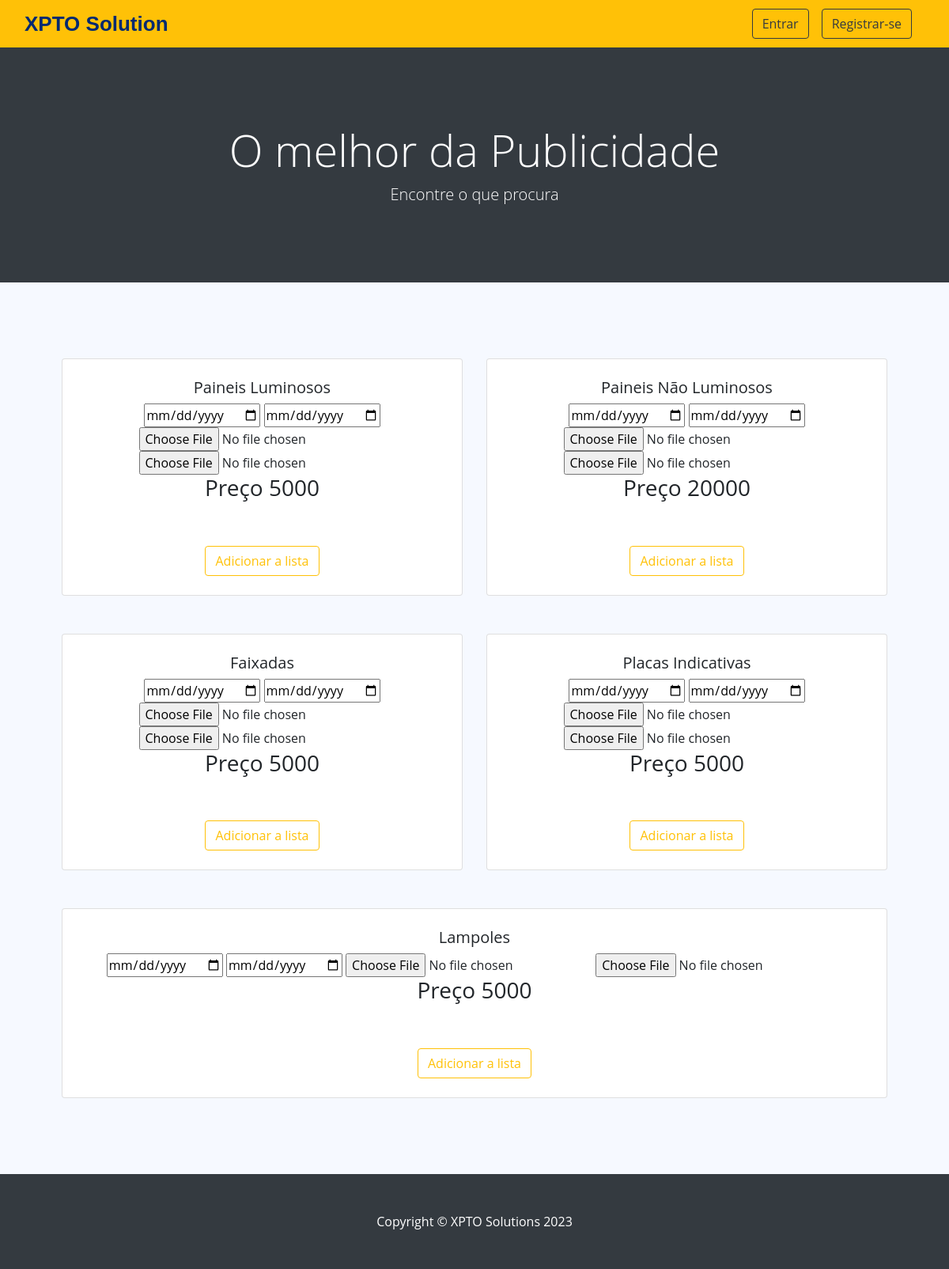
The page / on the database its author committed.
### tables this page shows
CREATE TABLE `outdoor` (
  `id` int(11) NOT NULL,
  `tipo` varchar(50) NOT NULL,
  `preco` float NOT NULL,
  `idComuna` int(11) NOT NULL,
  `estado` varchar(50) NOT NULL DEFAULT 'Disponivel',
  `eliminado` varchar(10) NOT NULL DEFAULT 'nao',
  `idUsuario` int(11) NOT NULL
);

### controllers/OutdoorController.php (called while the page is built, shortened)
<?php
require_once __DIR__ . '/../services/OutdoorService.php';
class OutdoorController {
    private $outdorServer = NULL;
    public function __construct() {
        $this->outdorServer = new OutdoorService();
    }
    public function showOutdoors() {
        $listaOutdoors = $this->outdorServer->selectAll();
        include __DIR__ . '/../views/outdoors.php';
    }
}

### index.php (called while the page is built, shortened)
<?php
$rotas = new Rotas();
$rotas->requestHandle();
?>

### dbconfig/DbConnection.php (called while the page is built)
<?php
class DbConnection {
    private static $instance = NULL;
    public static function getInstance() {
        if (!isset(self::$instance)) {
            try {
                self:: $instance = new PDO("mysql:host=localhost;dbname=outdoorgest", 'root', '');
                self:: $instance->setAttribute(PDO::ATTR_ERRMODE, PDO::ERRMODE_EXCEPTION);
            } catch (PDOException $e) {
                echo $e->getMessage();
            }
        }
        return self::$instance;
    }
}

### services/OutdoorService.php (called while the page is built, shortened)
<?php
require_once __DIR__ . '/../repositories/OutdoordRepository.php';
class OutdoorService implements IOutdoorService {
    private $outdoorRepository = null;
    public function __construct() {
        $this->outdoorRepository = new OutdoordRepository();
    }
    public function selectAll() {
        return $this->outdoorRepository->selectAll();
    }
}

### repositories/OutdoordRepository.php (called while the page is built, shortened)
<?php
require_once __DIR__ . '/../dbconfig/DbConnection.php';
require_once __DIR__ . '/../models/OutdoorModel.php';
class OutdoordRepository implements IOutdoorRepository{
     private $db;
    public function __construct() {
        $this->db = DbConnection::getInstance();
    }
    public function selectAll() {
        try {
            $stmt = $this->db->prepare("SELECT o.id, o.tipo, `preco`,c.nome `idComuna`, `estado`, o.eliminado, u.username `idUsuario`  FROM outdoor o join usuario u  on u.id = o.idUsuario join comuna c on c.id = o.idComuna WHERE o.eliminado <> 'Sim'");
            $stmt->execute();
            $outdoors = $stmt->fetchAll();
            $listaOutdoor = array();
            foreach ($outdoors as $cada) {
                $listaOutdoor[] = new OutdoorModel($cada['id'], $cada['tipo'], $cada['preco'],$cada['idComuna'], $cada['estado'], $cada['eliminado'], $cada['idUsuario']);
            }
            return $listaOutdoor;
        } catch (PDOException $e) {
            echo $e->getMessage();
            return false;
        }
    }
}

### models/OutdoorModel.php (called while the page is built, shortened)
<?php
class OutdoorModel {
    private $tipo;
    private $preco;
    public function __construct($id, $tipo, $preco, $comuna, $estado, $eliminado, $idGestor) {
        $this->tipo = $tipo;
        $this->preco = $preco;
    }
    public function getTipo() {
        return $this->tipo;
    }
    public function getPreco() {
        return $this->preco;
    }
}

### views/outdoors.php (the view, shortened to what this page needs)
<section class="py-5" >
    <div class="container px-4 px-lg-5 mt-5">
        <div class="row gx-4 gx-lg-5 row-cols-2 row-cols-md-3 row-cols-xl-4 justify-content-center" id="cardOutdoors">
            <?php
            if (isset($_SESSION['loggedin']) && $_SESSION['loggedin'] === true) {
                $logado = true;
            } else {
                $logado = false;
            }
            foreach ($listaOutdoors as $cada):
                ?>
                <div class="col mb-5">
                    <div class="card h-100">
                        <div class="card-body p-4">
                            <div class="text-center">
                                <form method="post" enctype="multipart/form-data">
                                    <h5 class="fw-bolder"><?php echo $cada->getTipo(); ?></h5>
                                    <input type="date" name="dataInicio" id="dataInicio">
                                    <input type="date" name="dataFim" id="dataFim">
                                    <input type="file" name="imagem" id="idA" accept="image/*">
                                    <input type="file" name="recibo" id="recibo">
                                    <h3>Preço <?php echo $cada->getPreco(); ?></h3>
                                </form>
                            </div>
                        </div>
                        <?php if ($logado) { ?>
                        <?php } else { ?>
                            <div class="card-footer p-4 pt-0 border-top-0 bg-transparent">
                                <div class="text-center"><a class="btn btn-outline-warning mt-auto" href ="index.php?op=Cliente&&request=registro">Adicionar a lista</a></div>
                            </div>
                        <?php } ?>
                    </div>
                </div>
            <?php endforeach ?>
        </div>
    </div>
</section>

### content/css/style.css (style rules this page uses)
* { margin: 0; padding: 0; box-sizing: border-box; outline: none; }
body { font-family: "Open Sans", sans-serif; background: #f6f9ff; }
a { color: #4154f1; text-decoration: none; }

### rows shown on the page
outdoor: tipo "Paineis Luminosos", preco "5000"
outdoor: tipo "Paineis Não Luminosos", preco "20000"
outdoor: tipo "Faixadas", preco "5000"
outdoor: tipo "Placas Indicativas", preco "5000"
outdoor: tipo "Lampoles", preco "5000"
